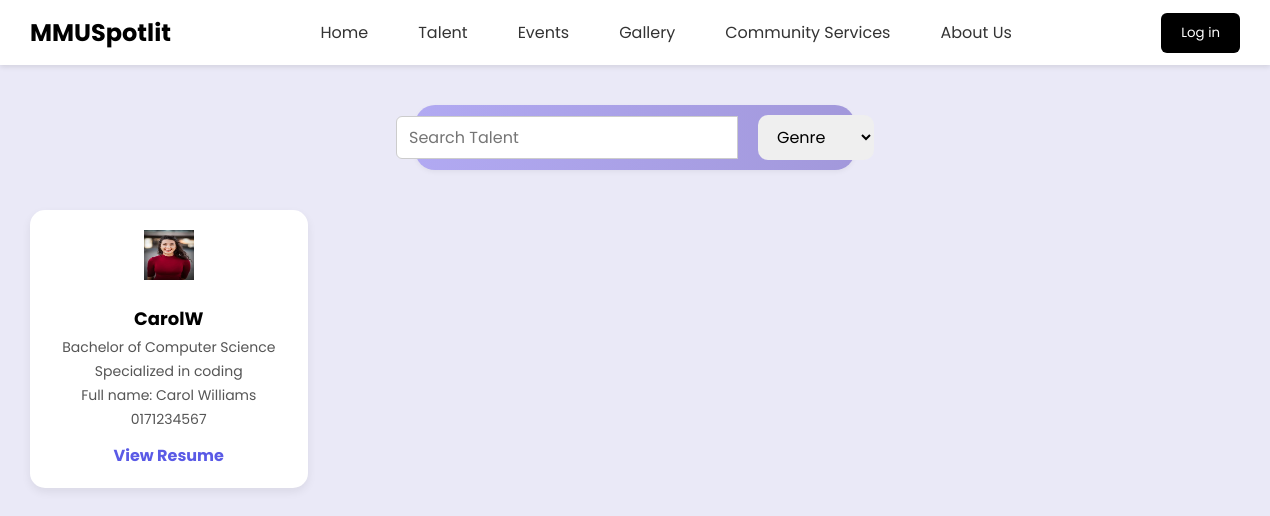
The page /php/talent.php on the database its author committed.
### tables this page shows
CREATE TABLE `talentprofile` (
  `talentID` int(11) NOT NULL,
  `userID` int(11) NOT NULL,
  `nickname` varchar(100) DEFAULT NULL,
  `education` varchar(255) DEFAULT NULL,
  `talent` enum('music','arts','theater','coding','robotics','graphic','animation','photography','others') DEFAULT NULL,
  `resume_file_path` varchar(255) DEFAULT NULL,
  `phone` varchar(20) DEFAULT NULL,
  `gender` enum('male','female') DEFAULT NULL,
  `profile_pic` varchar(255) DEFAULT NULL
);

CREATE TABLE `users` (
  `userID` int(11) NOT NULL,
  `first_name` varchar(100) NOT NULL,
  `last_name` varchar(100) NOT NULL,
  `email` varchar(150) NOT NULL,
  `password` varchar(255) NOT NULL,
  `role` enum('admin','talent','customer') NOT NULL
);

### php/talent.php (the view, shortened to what this page needs)
<?php
include 'db_conn.php';
include 'header.php';
$sql = "SELECT tp.nickname AS name, tp.education, tp.talent, u.first_name, u.last_name, tp.profile_pic, tp.resume_file_path, tp.phone
        FROM talentprofile tp
        JOIN users u ON tp.userID = u.userID";
$result = $conn->query($sql);
?>
<!DOCTYPE html>
<html lang="en">
<head>
  <link rel="stylesheet" href="../css/talent.css">
  <link rel="stylesheet" href="../css/dashboard.css">
</head>
<body>
  <div class="search-bar">
    <input type="text" id="searchInput" placeholder="Search Talent" />
    <select id="genreSelect">
      <option value="">Genre</option>
    </select>
  </div>
  <div class="card-grid" id="talentGrid">
    <?php
    if ($result && $result->num_rows > 0) {
      while ($row = $result->fetch_assoc()) {
        echo '
        <div class="card">
          <img src="' . $row['profile_pic'] . '" alt="profile" />
          <h3>' . htmlspecialchars($row['name']) . '</h3>
          <p>' . htmlspecialchars($row['education']) . '</p>
          <p>Specialized in ' . $row['talent'] .'</p>
          <p> Full name: ' . $row['first_name'] . ' ' . $row['last_name'] . '</p>
          <p>'.htmlspecialchars($row['phone']).'</p>
          <a href="' . $row['resume_file_path'] . '" target="_blank">View Resume</a>
        </div>';
      }
    } else {
      echo "<p>No talents found.</p>";
    }
    ?>
  </div>
</body>
</html>

### css/dashboard.css (style rules this page uses)
* { font-family: 'Poppins', sans-serif; margin: 0; padding: 0; }
html, body { height: 100%; margin: 0; padding: 0; }
body { display: flex; flex-direction: column; min-height: 100vh; background: #eae9f7; }
.search-bar { display: flex; justify-content: center; align-items: center; padding: 10px 30px; background-color: #fff; box-shadow: 0 2px 5px rgba(0, 0, 0, 0.05); }
.search-bar input { width: 800px; padding: 8px 12px; border: 1px solid #ccc; border-radius: 6px 0 0 6px; outline: none; }

### css/talent.css (style rules this page uses)
* { font-family: 'Poppins', sans-serif; margin: 0; padding: 0; }
html, body { height: 100%; margin: 0; padding: 0; }
body { background: #f5f5fa; display: flex; flex-direction: column; min-height: 100vh; }
.search-bar { margin: 40px auto; background: linear-gradient(to right, #b1a9f2, #a298db); padding: 20px 30px; border-radius: 20px; display: flex; gap: 20px; box-shadow: 0 4px 20px rgba(0, 0, 0, 0.1); max-width: 380px; width: 100%; }
.search-bar input, .search-bar select { border: none; padding: 10px 15px; border-radius: 10px; outline: none; font-size: 16px; }
.card-grid { display: grid; grid-template-columns: repeat(auto-fill, minmax(220px, 1fr)); gap: 30px; max-width: 1200px; width: 100%; padding: 0 30px 60px; }
.card { background: white; border-radius: 15px; box-shadow: 0 4px 10px rgba(0, 0, 0, 0.07); padding: 20px; text-align: center; transition: transform 0.2s ease; }
.card img { width: 50px; height: 50px; margin-bottom: 15px; }
.card h3 { margin: 10px 0 5px; font-size: 18px; }
.card p { font-size: 14px; color: #555; margin: 3px 0; }
.card a { display: inline-block; margin-top: 10px; color: #5a5ae6; text-decoration: none; font-weight: bold; }

### rows shown on the page
talentprofile: profile_pic (picture), nickname "CarolW", education "Bachelor of Computer Science", talent "coding", userID.first_name "Carol", userID.last_name "Williams", phone "0171234567"
